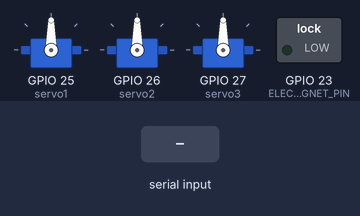
This sketch was run on a simulated ESP32. On the bench: 3 × servo, switched loads named in the sketch (green lamp = pin HIGH). Inputs (shaded band) come from the test bench. Nothing arrives over Bluetooth unless stated; what the sketch prints to the serial monitor is not drawn.

Above: at 1.2 s.
1.3 s: "S1:\n" received over the second serial link
At 2.2 s:
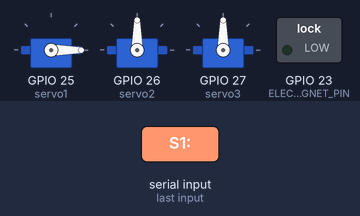
2.8 s: "S2:\n" received over the second serial link
At 3.3 s:
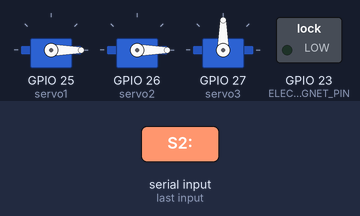
4.3 s: "S3:\n" received over the second serial link
At 5.5 s:
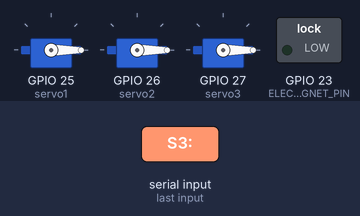
5.8 s: "MAGNET_ON\n" received over the second serial link
At 6.8 s:
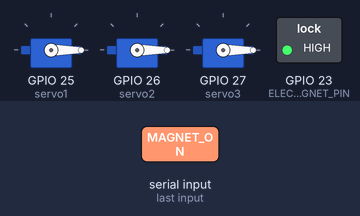
7.3 s: "S1:90\n" received over the second serial link
At 7.9 s:
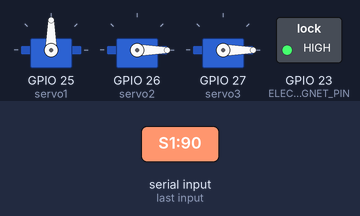
8.8 s: "MAGNET_OFF\n" received over the second serial link
At 9.1 s:
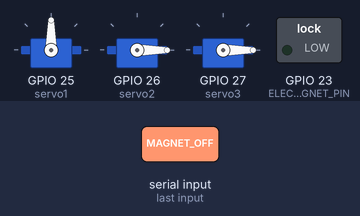
Timing chart, 0 to 11.3 s (numbered marks = the images above; inputs shaded):
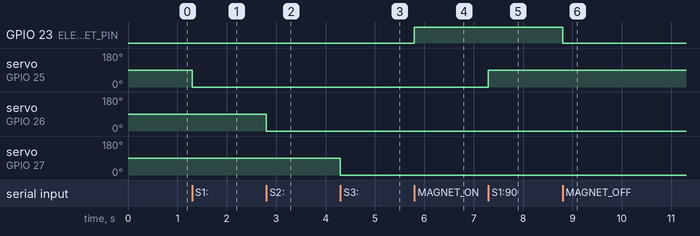

Measured:
- after the input at 1.3 s, servo on GPIO 25 (servo1): 90° → 0° at once
- after the input at 2.8 s, servo on GPIO 26 (servo2): 90° → 0° at once
- after the input at 4.3 s, servo on GPIO 27 (servo3): 90° → 0° at once
- after the input at 5.8 s, GPIO 23 (ELECTROMAGNET_PIN): LOW → HIGH at once
- after the input at 7.3 s, servo on GPIO 25 (servo1): 0° → 90° at once
- after the input at 8.8 s, GPIO 23 (ELECTROMAGNET_PIN): HIGH → LOW at once

The sketch:

RoboticArmEsp32.ino
```cpp
// Libraries
#include <ESP32Servo.h>
#include "BluetoothSerial.h"

// Objects
BluetoothSerial SerialBT;
Servo servo1;
Servo servo2;
Servo servo3;

// Variables
#define ELECTROMAGNET_PIN 23  // ElectroMagnet Pin
int angle1 = 90;  // Servo 1 Starting Angle
int angle2 = 90;  // Servo 2 Starting Angle
int angle3 = 90;  // Servo 3 Starting Angle

// Setup
void setup() {
  Serial.begin(115200);
  SerialBT.begin("ESP32_RobotArm");  // Bluetooth Device Name
  Serial.println("Bluetooth Started. Robotic Arm Ready.");

  servo1.attach(25);  // Servo1 pin
  servo2.attach(26);  // Servo2 pin
  servo3.attach(27);  // Servo3 pin

  pinMode(ELECTROMAGNET_PIN, OUTPUT);
  digitalWrite(ELECTROMAGNET_PIN, LOW);  // Elektromagned is off in setup

  // Servos in the Starting Position
  servo1.write(angle1);
  servo2.write(angle2);
  servo3.write(angle3);
}

// Loop
void loop() {
  //Bluetoth Connection
  if (SerialBT.available()) {
    String command = SerialBT.readStringUntil('\n');
    command.trim();

    // Angle 1 Controller
    if (command.startsWith("S1:")) {
      angle1 = command.substring(3).toInt();
      angle1 = constrain(angle1, 0, 180);
      servo1.write(angle1);
      SerialBT.println("Servo1 açısı: " + String(angle1));
    }

    // Angle 2 Controller
    else if (command.startsWith("S2:")) {
      angle2 = command.substring(3).toInt();
      angle2 = constrain(angle2, 0, 180);
      servo2.write(angle2);
      SerialBT.println("Servo2 açısı: " + String(angle2));
    }

    // Angle 3 Controller
    else if (command.startsWith("S3:")) {
      angle3 = command.substring(3).toInt();
      angle3 = constrain(angle3, 0, 180);
      servo3.write(angle3);
      SerialBT.println("Servo3 açısı: " + String(angle3));
    }

    // Electro Magnetic Open
    else if (command == "MAGNET_ON") {
      digitalWrite(ELECTROMAGNET_PIN, HIGH);
      SerialBT.println("Elektromıknatıs: Açık");
    }

    // Electro Magnetic Off
    else if (command == "MAGNET_OFF") {
      digitalWrite(ELECTROMAGNET_PIN, LOW);
      SerialBT.println("Elektromıknatıs: Kapalı");
    }

    // Error Handling
    else {
      SerialBT.println("Bilinmeyen komut: " + command);
    }
  }
}
```
